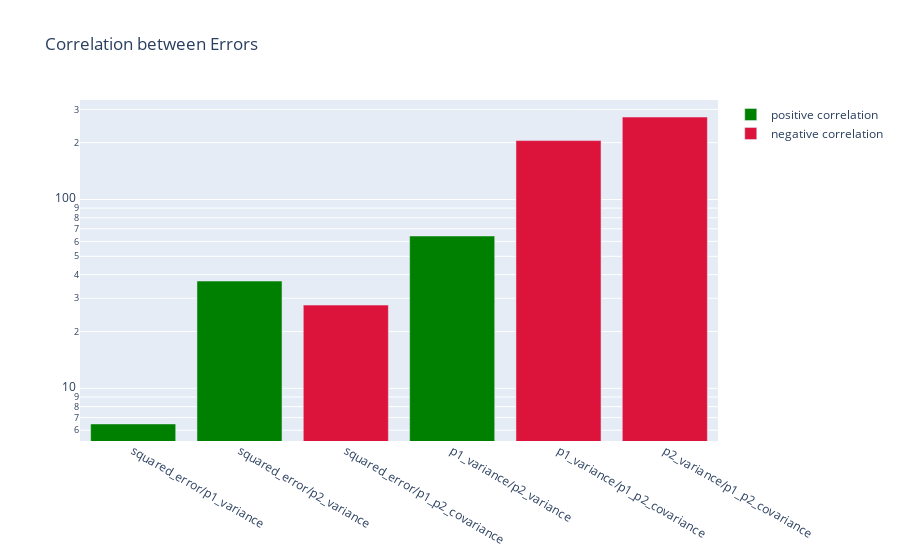

Source (notebook cell):
### Code cell
# kinetics_df[kinetics_df["squared_error"]>0.01] 29/317 entries
# calculating covariance between errors to use only the reasonable ones

# permutate all combinations of the errors
errorcombs = [[],[],[]]
for err1, err2 in itertools.combinations(["squared_error", "p1_variance", "p2_variance", "p1_p2_covariance"], 2):
    # print(f"The covariance between {err1} and {err2} is {np.cov(kinetics_df[err1], kinetics_df[err2])}")
    # print(f"The correlation between {err1} and {err2} is {np.correlate(kinetics_df[err1], kinetics_df[err2])}")
    # print("\n")
    errorcombs[0].append(f"{err1}/{err2}")
    errorcombs[1].append(np.cov(kinetics_df[err1], kinetics_df[err2]))
    errorcombs[2].append(*np.correlate(kinetics_df[err1], kinetics_df[err2]))
errorcombs_dc = {"name": errorcombs[0], "covariance":errorcombs[1], "correlation":errorcombs[2]}
errorcombs_df = pd.DataFrame(data=errorcombs_dc)
errorcombs_df["i_correlation"] = errorcombs_df["correlation"] * (-1)

# plot bar plot per a pair of errors with superimposed correlation
err_fig = px.bar(title="Correlation between Errors", labels={"correlation":"correlation"}, log_y=True)
err_fig.add_bar(x=errorcombs_df["name"], y=errorcombs_df["correlation"], name="positive correlation", marker_color="green")
err_fig.add_bar(x=errorcombs_df["name"], y=errorcombs_df["i_correlation"], name="negative correlation", marker_color="crimson")
err_fig.show()

### Figure 1 — Plotly figure (JSON) as saved in the notebook; plotly's stock layout.template omitted (floating-point values rounded to 4 significant figures)
{"data": [{"alignmentgroup": "True", "hovertemplate": "<extra></extra>", "legendgroup": "", "marker": {"color": "#636efa", "pattern": {"shape": ""}}, "name": "", "offsetgroup": "", "orientation": "v", "showlegend": false, "textposition": "auto", "xaxis": "x", "yaxis": "y", "type": "bar"}, {"marker": {"color": "green"}, "name": "positive correlation", "x": ["squared_error/p1_variance", "squared_error/p2_variance", "squared_error/p1_p2_covariance", "p1_variance/p2_variance", "p1_variance/p1_p2_covariance", "p2_variance/p1_p2_covariance"], "y": [6.477, 36.99, -27.59, 64.08, -205.1, -273.3], "type": "bar"}, {"marker": {"color": "crimson"}, "name": "negative correlation", "x": ["squared_error/p1_variance", "squared_error/p2_variance", "squared_error/p1_p2_covariance", "p1_variance/p2_variance", "p1_variance/p1_p2_covariance", "p2_variance/p1_p2_covariance"], "y": [-6.477, -36.99, 27.59, -64.08, 205.1, 273.3], "type": "bar"}], "layout": {"xaxis": {"anchor": "y", "domain": [0.0, 1.0]}, "yaxis": {"anchor": "x", "domain": [0.0, 1.0], "type": "log"}, "legend": {"tracegroupgap": 0}, "title": {"text": "Correlation between Errors"}, "barmode": "relative"}}
